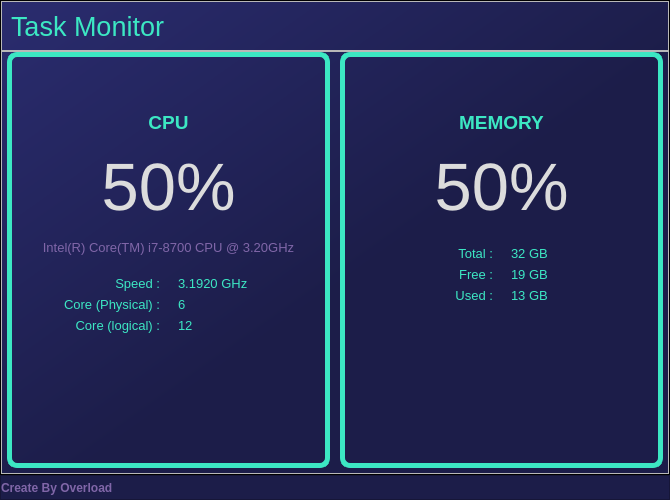
<?xml version="1.0" encoding="UTF-8"?>
<ui version="4.0">
 <class>MainWindow</class>
 <widget class="QMainWindow" name="MainWindow">
  <property name="geometry">
   <rect>
    <x>0</x>
    <y>0</y>
    <width>670</width>
    <height>500</height>
   </rect>
  </property>
  <property name="minimumSize">
   <size>
    <width>670</width>
    <height>500</height>
   </size>
  </property>
  <property name="maximumSize">
   <size>
    <width>16777215</width>
    <height>16777215</height>
   </size>
  </property>
  <property name="windowTitle">
   <string>Task Monitor</string>
  </property>
  <property name="styleSheet">
   <string notr="true">background-color: rgba(28, 29, 73, 255);</string>
  </property>
  <widget class="QWidget" name="centralwidget">
   <layout class="QVBoxLayout" name="verticalLayout">
    <property name="spacing">
     <number>0</number>
    </property>
    <property name="leftMargin">
     <number>0</number>
    </property>
    <property name="topMargin">
     <number>0</number>
    </property>
    <property name="rightMargin">
     <number>0</number>
    </property>
    <property name="bottomMargin">
     <number>0</number>
    </property>
    <item>
     <widget class="QFrame" name="frame">
      <property name="styleSheet">
       <string notr="true">background-color: qlineargradient(spread:pad, x1:0, y1:0, x2:1, y2:1, stop:0 rgba(42, 44, 111, 255), stop:0.555012 rgba(28, 29, 73, 255));</string>
      </property>
      <property name="frameShape">
       <enum>QFrame::StyledPanel</enum>
      </property>
      <property name="frameShadow">
       <enum>QFrame::Raised</enum>
      </property>
      <layout class="QVBoxLayout" name="verticalLayout_2">
       <property name="spacing">
        <number>0</number>
       </property>
       <property name="leftMargin">
        <number>0</number>
       </property>
       <property name="topMargin">
        <number>0</number>
       </property>
       <property name="rightMargin">
        <number>0</number>
       </property>
       <property name="bottomMargin">
        <number>0</number>
       </property>
       <item>
        <widget class="QFrame" name="frame_title">
         <property name="maximumSize">
          <size>
           <width>16777215</width>
           <height>50</height>
          </size>
         </property>
         <property name="styleSheet">
          <string notr="true">background-color:none;</string>
         </property>
         <property name="frameShape">
          <enum>QFrame::StyledPanel</enum>
         </property>
         <property name="frameShadow">
          <enum>QFrame::Raised</enum>
         </property>
         <layout class="QVBoxLayout" name="verticalLayout_3">
          <item>
           <widget class="QLabel" name="label">
            <property name="font">
             <font>
              <pointsize>20</pointsize>
              <bold>false</bold>
             </font>
            </property>
            <property name="styleSheet">
             <string notr="true">color:rgb(60, 231, 195)</string>
            </property>
            <property name="text">
             <string>Task Monitor</string>
            </property>
           </widget>
          </item>
         </layout>
        </widget>
       </item>
       <item>
        <widget class="QFrame" name="frame_contents">
         <property name="styleSheet">
          <string notr="true">background-color:none;</string>
         </property>
         <property name="frameShape">
          <enum>QFrame::StyledPanel</enum>
         </property>
         <property name="frameShadow">
          <enum>QFrame::Raised</enum>
         </property>
         <layout class="QHBoxLayout" name="horizontalLayout">
          <property name="spacing">
           <number>10</number>
          </property>
          <property name="leftMargin">
           <number>5</number>
          </property>
          <property name="topMargin">
           <number>0</number>
          </property>
          <property name="rightMargin">
           <number>5</number>
          </property>
          <property name="bottomMargin">
           <number>5</number>
          </property>
          <item>
           <widget class="QFrame" name="frame_cpu">
            <property name="minimumSize">
             <size>
              <width>0</width>
              <height>0</height>
             </size>
            </property>
            <property name="styleSheet">
             <string notr="true">QFrame {
	background-color: none;
	border: 5px solid rgb(60, 231, 195);
	border-radius: 10px;
}

QFrame:hover{
	border: 5px solid rgb(105, 95, 148);
}</string>
            </property>
            <property name="frameShape">
             <enum>QFrame::StyledPanel</enum>
            </property>
            <property name="frameShadow">
             <enum>QFrame::Raised</enum>
            </property>
            <layout class="QVBoxLayout" name="verticalLayout_4">
             <property name="spacing">
              <number>10</number>
             </property>
             <property name="leftMargin">
              <number>10</number>
             </property>
             <property name="topMargin">
              <number>50</number>
             </property>
             <property name="rightMargin">
              <number>10</number>
             </property>
             <property name="bottomMargin">
              <number>0</number>
             </property>
             <item>
              <widget class="QLabel" name="label_cpu_title">
               <property name="minimumSize">
                <size>
                 <width>0</width>
                 <height>30</height>
                </size>
               </property>
               <property name="maximumSize">
                <size>
                 <width>16777215</width>
                 <height>30</height>
                </size>
               </property>
               <property name="font">
                <font>
                 <pointsize>14</pointsize>
                 <bold>true</bold>
                </font>
               </property>
               <property name="styleSheet">
                <string notr="true">color:rgb(60, 231, 195);
border:none;</string>
               </property>
               <property name="text">
                <string>CPU</string>
               </property>
               <property name="alignment">
                <set>Qt::AlignCenter</set>
               </property>
              </widget>
             </item>
             <item>
              <widget class="QLabel" name="label_cpu_usage_per">
               <property name="minimumSize">
                <size>
                 <width>0</width>
                 <height>80</height>
                </size>
               </property>
               <property name="maximumSize">
                <size>
                 <width>16777215</width>
                 <height>80</height>
                </size>
               </property>
               <property name="font">
                <font>
                 <pointsize>50</pointsize>
                </font>
               </property>
               <property name="styleSheet">
                <string notr="true">border:none;
color: rgb(220, 220, 220);</string>
               </property>
               <property name="text">
                <string>50%</string>
               </property>
               <property name="alignment">
                <set>Qt::AlignCenter</set>
               </property>
              </widget>
             </item>
             <item>
              <widget class="QLabel" name="label_cpu_model">
               <property name="minimumSize">
                <size>
                 <width>0</width>
                 <height>20</height>
                </size>
               </property>
               <property name="maximumSize">
                <size>
                 <width>16777215</width>
                 <height>20</height>
                </size>
               </property>
               <property name="font">
                <font>
                 <pointsize>10</pointsize>
                </font>
               </property>
               <property name="styleSheet">
                <string notr="true">border:none;
color: rgb(128, 102, 168);</string>
               </property>
               <property name="text">
                <string>Intel(R) Core(TM) i7-8700 CPU @ 3.20GHz</string>
               </property>
               <property name="alignment">
                <set>Qt::AlignCenter</set>
               </property>
              </widget>
             </item>
             <item>
              <widget class="QFrame" name="frame_cpu_detail">
               <property name="minimumSize">
                <size>
                 <width>0</width>
                 <height>0</height>
                </size>
               </property>
               <property name="styleSheet">
                <string notr="true">border: none;</string>
               </property>
               <property name="frameShape">
                <enum>QFrame::StyledPanel</enum>
               </property>
               <property name="frameShadow">
                <enum>QFrame::Raised</enum>
               </property>
               <layout class="QHBoxLayout" name="horizontalLayout_2">
                <property name="spacing">
                 <number>0</number>
                </property>
                <property name="leftMargin">
                 <number>0</number>
                </property>
                <property name="topMargin">
                 <number>0</number>
                </property>
                <property name="rightMargin">
                 <number>0</number>
                </property>
                <property name="bottomMargin">
                 <number>0</number>
                </property>
                <item alignment="Qt::AlignTop">
                 <widget class="QFrame" name="frame_cpu_detail_column">
                  <property name="frameShape">
                   <enum>QFrame::StyledPanel</enum>
                  </property>
                  <property name="frameShadow">
                   <enum>QFrame::Raised</enum>
                  </property>
                  <layout class="QVBoxLayout" name="verticalLayout_5">
                   <item>
                    <widget class="QLabel" name="label_freq_title">
                     <property name="minimumSize">
                      <size>
                       <width>0</width>
                       <height>0</height>
                      </size>
                     </property>
                     <property name="maximumSize">
                      <size>
                       <width>16777215</width>
                       <height>16777215</height>
                      </size>
                     </property>
                     <property name="font">
                      <font>
                       <pointsize>10</pointsize>
                      </font>
                     </property>
                     <property name="styleSheet">
                      <string notr="true">border:none;
color: rgb(60, 231, 195);</string>
                     </property>
                     <property name="text">
                      <string>Speed :</string>
                     </property>
                     <property name="alignment">
                      <set>Qt::AlignRight|Qt::AlignTrailing|Qt::AlignVCenter</set>
                     </property>
                    </widget>
                   </item>
                   <item>
                    <widget class="QLabel" name="label_core_phy_title">
                     <property name="maximumSize">
                      <size>
                       <width>16777215</width>
                       <height>16777215</height>
                      </size>
                     </property>
                     <property name="font">
                      <font>
                       <pointsize>10</pointsize>
                      </font>
                     </property>
                     <property name="styleSheet">
                      <string notr="true">border:none;
color: rgb(60, 231, 195);</string>
                     </property>
                     <property name="text">
                      <string>Core (Physical) :</string>
                     </property>
                     <property name="alignment">
                      <set>Qt::AlignRight|Qt::AlignTrailing|Qt::AlignVCenter</set>
                     </property>
                    </widget>
                   </item>
                   <item>
                    <widget class="QLabel" name="label_core_log_title">
                     <property name="maximumSize">
                      <size>
                       <width>16777215</width>
                       <height>16777215</height>
                      </size>
                     </property>
                     <property name="font">
                      <font>
                       <pointsize>10</pointsize>
                      </font>
                     </property>
                     <property name="styleSheet">
                      <string notr="true">border:none;
color: rgb(60, 231, 195);</string>
                     </property>
                     <property name="text">
                      <string>Core (logical) :</string>
                     </property>
                     <property name="alignment">
                      <set>Qt::AlignRight|Qt::AlignTrailing|Qt::AlignVCenter</set>
                     </property>
                    </widget>
                   </item>
                  </layout>
                 </widget>
                </item>
                <item alignment="Qt::AlignTop">
                 <widget class="QFrame" name="frame_cpu_detail_data">
                  <property name="frameShape">
                   <enum>QFrame::StyledPanel</enum>
                  </property>
                  <property name="frameShadow">
                   <enum>QFrame::Raised</enum>
                  </property>
                  <layout class="QVBoxLayout" name="verticalLayout_6">
                   <item>
                    <widget class="QLabel" name="label_freq">
                     <property name="font">
                      <font>
                       <pointsize>10</pointsize>
                      </font>
                     </property>
                     <property name="styleSheet">
                      <string notr="true">border:none;
color: rgb(60, 231, 195);</string>
                     </property>
                     <property name="text">
                      <string>3.1920 GHz</string>
                     </property>
                     <property name="alignment">
                      <set>Qt::AlignLeading|Qt::AlignLeft|Qt::AlignVCenter</set>
                     </property>
                    </widget>
                   </item>
                   <item>
                    <widget class="QLabel" name="label_core_phy">
                     <property name="font">
                      <font>
                       <pointsize>10</pointsize>
                      </font>
                     </property>
                     <property name="styleSheet">
                      <string notr="true">border:none;
color: rgb(60, 231, 195);</string>
                     </property>
                     <property name="text">
                      <string>6</string>
                     </property>
                     <property name="alignment">
                      <set>Qt::AlignLeading|Qt::AlignLeft|Qt::AlignVCenter</set>
                     </property>
                    </widget>
                   </item>
                   <item>
                    <widget class="QLabel" name="label_core_log">
                     <property name="font">
                      <font>
                       <pointsize>10</pointsize>
                      </font>
                     </property>
                     <property name="styleSheet">
                      <string notr="true">border:none;
color: rgb(60, 231, 195);</string>
                     </property>
                     <property name="text">
                      <string>12</string>
                     </property>
                     <property name="alignment">
                      <set>Qt::AlignLeading|Qt::AlignLeft|Qt::AlignVCenter</set>
                     </property>
                    </widget>
                   </item>
                  </layout>
                 </widget>
                </item>
               </layout>
              </widget>
             </item>
            </layout>
           </widget>
          </item>
          <item>
           <widget class="QFrame" name="frame_memory">
            <property name="minimumSize">
             <size>
              <width>0</width>
              <height>0</height>
             </size>
            </property>
            <property name="styleSheet">
             <string notr="true">QFrame {
	background-color: none;
	border: 5px solid rgb(60, 231, 195);
	border-radius: 10px;
}

QFrame:hover{
	border: 5px solid rgb(105, 95, 148);
}</string>
            </property>
            <property name="frameShape">
             <enum>QFrame::StyledPanel</enum>
            </property>
            <property name="frameShadow">
             <enum>QFrame::Raised</enum>
            </property>
            <layout class="QVBoxLayout" name="verticalLayout_9">
             <property name="spacing">
              <number>10</number>
             </property>
             <property name="leftMargin">
              <number>10</number>
             </property>
             <property name="topMargin">
              <number>50</number>
             </property>
             <property name="rightMargin">
              <number>10</number>
             </property>
             <property name="bottomMargin">
              <number>0</number>
             </property>
             <item>
              <widget class="QLabel" name="label_memory_title">
               <property name="minimumSize">
                <size>
                 <width>0</width>
                 <height>30</height>
                </size>
               </property>
               <property name="maximumSize">
                <size>
                 <width>16777215</width>
                 <height>30</height>
                </size>
               </property>
               <property name="font">
                <font>
                 <pointsize>14</pointsize>
                 <bold>true</bold>
                </font>
               </property>
               <property name="styleSheet">
                <string notr="true">color:rgb(60, 231, 195);
border:none;</string>
               </property>
               <property name="text">
                <string>MEMORY</string>
               </property>
               <property name="alignment">
                <set>Qt::AlignCenter</set>
               </property>
              </widget>
             </item>
             <item>
              <widget class="QLabel" name="label_memory_usage_per">
               <property name="minimumSize">
                <size>
                 <width>0</width>
                 <height>80</height>
                </size>
               </property>
               <property name="maximumSize">
                <size>
                 <width>16777215</width>
                 <height>80</height>
                </size>
               </property>
               <property name="font">
                <font>
                 <pointsize>50</pointsize>
                </font>
               </property>
               <property name="styleSheet">
                <string notr="true">border:none;
color: rgb(220, 220, 220);</string>
               </property>
               <property name="text">
                <string>50%</string>
               </property>
               <property name="alignment">
                <set>Qt::AlignCenter</set>
               </property>
              </widget>
             </item>
             <item>
              <widget class="QFrame" name="frame_memory_detail">
               <property name="minimumSize">
                <size>
                 <width>0</width>
                 <height>0</height>
                </size>
               </property>
               <property name="styleSheet">
                <string notr="true">border: none;</string>
               </property>
               <property name="frameShape">
                <enum>QFrame::StyledPanel</enum>
               </property>
               <property name="frameShadow">
                <enum>QFrame::Raised</enum>
               </property>
               <layout class="QHBoxLayout" name="horizontalLayout_3">
                <property name="spacing">
                 <number>0</number>
                </property>
                <property name="leftMargin">
                 <number>0</number>
                </property>
                <property name="topMargin">
                 <number>0</number>
                </property>
                <property name="rightMargin">
                 <number>0</number>
                </property>
                <property name="bottomMargin">
                 <number>0</number>
                </property>
                <item alignment="Qt::AlignTop">
                 <widget class="QFrame" name="frame_memory_detail_column">
                  <property name="frameShape">
                   <enum>QFrame::StyledPanel</enum>
                  </property>
                  <property name="frameShadow">
                   <enum>QFrame::Raised</enum>
                  </property>
                  <layout class="QVBoxLayout" name="verticalLayout_7">
                   <item>
                    <widget class="QLabel" name="label_memory_total_title">
                     <property name="font">
                      <font>
                       <pointsize>10</pointsize>
                      </font>
                     </property>
                     <property name="styleSheet">
                      <string notr="true">border:none;
color: rgb(60, 231, 195);</string>
                     </property>
                     <property name="text">
                      <string>Total :</string>
                     </property>
                     <property name="alignment">
                      <set>Qt::AlignRight|Qt::AlignTrailing|Qt::AlignVCenter</set>
                     </property>
                    </widget>
                   </item>
                   <item>
                    <widget class="QLabel" name="label_memory_free_title">
                     <property name="font">
                      <font>
                       <pointsize>10</pointsize>
                      </font>
                     </property>
                     <property name="styleSheet">
                      <string notr="true">border:none;
color: rgb(60, 231, 195);</string>
                     </property>
                     <property name="text">
                      <string>Free :</string>
                     </property>
                     <property name="alignment">
                      <set>Qt::AlignRight|Qt::AlignTrailing|Qt::AlignVCenter</set>
                     </property>
                    </widget>
                   </item>
                   <item>
                    <widget class="QLabel" name="label_memory_used_title">
                     <property name="font">
                      <font>
                       <pointsize>10</pointsize>
                      </font>
                     </property>
                     <property name="styleSheet">
                      <string notr="true">border:none;
color: rgb(60, 231, 195);</string>
                     </property>
                     <property name="text">
                      <string>Used :</string>
                     </property>
                     <property name="alignment">
                      <set>Qt::AlignRight|Qt::AlignTrailing|Qt::AlignVCenter</set>
                     </property>
                    </widget>
                   </item>
                  </layout>
                 </widget>
                </item>
                <item alignment="Qt::AlignTop">
                 <widget class="QFrame" name="frame_memory_detail_data">
                  <property name="frameShape">
                   <enum>QFrame::StyledPanel</enum>
                  </property>
                  <property name="frameShadow">
                   <enum>QFrame::Raised</enum>
                  </property>
                  <layout class="QVBoxLayout" name="verticalLayout_8">
                   <item>
                    <widget class="QLabel" name="label_memory_total">
                     <property name="font">
                      <font>
                       <pointsize>10</pointsize>
                      </font>
                     </property>
                     <property name="styleSheet">
                      <string notr="true">border:none;
color: rgb(60, 231, 195);</string>
                     </property>
                     <property name="text">
                      <string>32 GB</string>
                     </property>
                     <property name="alignment">
                      <set>Qt::AlignLeading|Qt::AlignLeft|Qt::AlignVCenter</set>
                     </property>
                    </widget>
                   </item>
                   <item>
                    <widget class="QLabel" name="label_memory_free">
                     <property name="font">
                      <font>
                       <pointsize>10</pointsize>
                      </font>
                     </property>
                     <property name="styleSheet">
                      <string notr="true">border:none;
color: rgb(60, 231, 195);</string>
                     </property>
                     <property name="text">
                      <string>19 GB</string>
                     </property>
                     <property name="alignment">
                      <set>Qt::AlignLeading|Qt::AlignLeft|Qt::AlignVCenter</set>
                     </property>
                    </widget>
                   </item>
                   <item>
                    <widget class="QLabel" name="label_memory_used">
                     <property name="font">
                      <font>
                       <pointsize>10</pointsize>
                      </font>
                     </property>
                     <property name="styleSheet">
                      <string notr="true">border:none;
color: rgb(60, 231, 195);</string>
                     </property>
                     <property name="text">
                      <string>13 GB</string>
                     </property>
                     <property name="alignment">
                      <set>Qt::AlignLeading|Qt::AlignLeft|Qt::AlignVCenter</set>
                     </property>
                    </widget>
                   </item>
                  </layout>
                 </widget>
                </item>
               </layout>
              </widget>
             </item>
            </layout>
           </widget>
          </item>
         </layout>
        </widget>
       </item>
      </layout>
     </widget>
    </item>
    <item>
     <widget class="QFrame" name="frame_credits">
      <property name="minimumSize">
       <size>
        <width>0</width>
        <height>25</height>
       </size>
      </property>
      <property name="maximumSize">
       <size>
        <width>16777215</width>
        <height>25</height>
       </size>
      </property>
      <property name="frameShape">
       <enum>QFrame::StyledPanel</enum>
      </property>
      <property name="frameShadow">
       <enum>QFrame::Raised</enum>
      </property>
      <layout class="QVBoxLayout" name="verticalLayout_10">
       <property name="spacing">
        <number>0</number>
       </property>
       <property name="leftMargin">
        <number>0</number>
       </property>
       <property name="topMargin">
        <number>0</number>
       </property>
       <property name="rightMargin">
        <number>0</number>
       </property>
       <property name="bottomMargin">
        <number>0</number>
       </property>
       <item>
        <widget class="QLabel" name="label_2">
         <property name="minimumSize">
          <size>
           <width>0</width>
           <height>0</height>
          </size>
         </property>
         <property name="maximumSize">
          <size>
           <width>16777215</width>
           <height>25</height>
          </size>
         </property>
         <property name="font">
          <font>
           <bold>true</bold>
          </font>
         </property>
         <property name="styleSheet">
          <string notr="true">color: rgb(128, 102, 168);</string>
         </property>
         <property name="text">
          <string>Create By Overload</string>
         </property>
        </widget>
       </item>
      </layout>
     </widget>
    </item>
   </layout>
  </widget>
  <widget class="QMenuBar" name="menubar">
   <property name="geometry">
    <rect>
     <x>0</x>
     <y>0</y>
     <width>670</width>
     <height>22</height>
    </rect>
   </property>
  </widget>
 </widget>
 <resources/>
 <connections/>
</ui>
